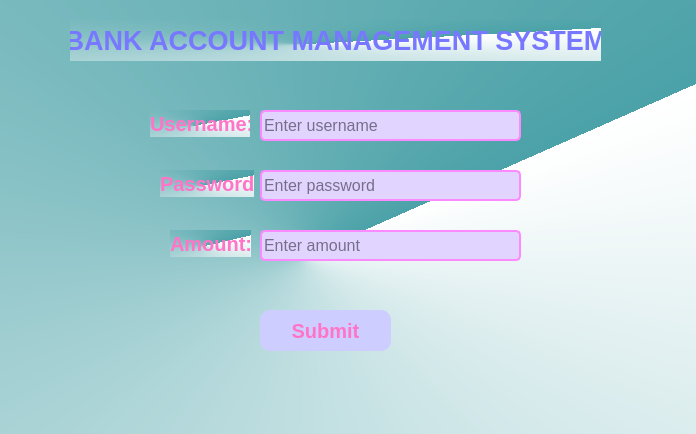
<?xml version="1.0" encoding="UTF-8"?>
<ui version="4.0">
 <class>MainWindow</class>
 <widget class="QMainWindow" name="MainWindow">
  <property name="geometry">
   <rect>
    <x>0</x>
    <y>0</y>
    <width>696</width>
    <height>434</height>
   </rect>
  </property>
  <property name="windowTitle">
   <string>MainWindow</string>
  </property>
  <widget class="QWidget" name="centralwidget">
   <layout class="QVBoxLayout" name="verticalLayout">
    <property name="spacing">
     <number>0</number>
    </property>
    <property name="leftMargin">
     <number>0</number>
    </property>
    <property name="topMargin">
     <number>0</number>
    </property>
    <property name="rightMargin">
     <number>0</number>
    </property>
    <property name="bottomMargin">
     <number>0</number>
    </property>
    <item>
     <widget class="QFrame" name="frame_2">
      <property name="minimumSize">
       <size>
        <width>0</width>
        <height>0</height>
       </size>
      </property>
      <property name="maximumSize">
       <size>
        <width>16777215</width>
        <height>16777215</height>
       </size>
      </property>
      <property name="styleSheet">
       <string notr="true">QFrame{
	background-color: qconicalgradient(cx:0.438, cy:0.591, angle:35.1, stop:0 rgba(75, 162, 168, 255), stop:1 rgba(255, 255, 255, 255));
	border: none;
}</string>
      </property>
      <property name="frameShape">
       <enum>QFrame::Shape::StyledPanel</enum>
      </property>
      <property name="frameShadow">
       <enum>QFrame::Shadow::Raised</enum>
      </property>
      <widget class="QLabel" name="label_2">
       <property name="geometry">
        <rect>
         <x>150</x>
         <y>110</y>
         <width>100</width>
         <height>27</height>
        </rect>
       </property>
       <property name="font">
        <font>
         <pointsize>15</pointsize>
         <bold>true</bold>
        </font>
       </property>
       <property name="styleSheet">
        <string notr="true">QLabel{
	color: #ff74c7;
	border:none;
}</string>
       </property>
       <property name="text">
        <string>Username:</string>
       </property>
      </widget>
      <widget class="QLabel" name="label_3">
       <property name="geometry">
        <rect>
         <x>160</x>
         <y>170</y>
         <width>94</width>
         <height>27</height>
        </rect>
       </property>
       <property name="font">
        <font>
         <pointsize>15</pointsize>
         <bold>true</bold>
        </font>
       </property>
       <property name="styleSheet">
        <string notr="true">QLabel{
	color: #ff74c7;
}</string>
       </property>
       <property name="text">
        <string>Password:</string>
       </property>
      </widget>
      <widget class="QLabel" name="label_4">
       <property name="geometry">
        <rect>
         <x>170</x>
         <y>230</y>
         <width>81</width>
         <height>27</height>
        </rect>
       </property>
       <property name="font">
        <font>
         <pointsize>15</pointsize>
         <bold>true</bold>
        </font>
       </property>
       <property name="styleSheet">
        <string notr="true">QLabel{
	color: #ff74c7;
}</string>
       </property>
       <property name="text">
        <string>Amount:</string>
       </property>
      </widget>
      <widget class="QLineEdit" name="lineEdit_username">
       <property name="geometry">
        <rect>
         <x>260</x>
         <y>110</y>
         <width>261</width>
         <height>31</height>
        </rect>
       </property>
       <property name="font">
        <font>
         <pointsize>12</pointsize>
        </font>
       </property>
       <property name="styleSheet">
        <string notr="true">QLineEdit{
	
	background-color: rgb(225, 213, 255);
	color: rgb(10, 9, 21);
	border: 2px solid rgb(251, 138, 255);
	border-radius: 5px;
	
}</string>
       </property>
       <property name="placeholderText">
        <string>Enter username</string>
       </property>
      </widget>
      <widget class="QLineEdit" name="lineEdit_password">
       <property name="geometry">
        <rect>
         <x>260</x>
         <y>170</y>
         <width>261</width>
         <height>31</height>
        </rect>
       </property>
       <property name="font">
        <font>
         <pointsize>12</pointsize>
        </font>
       </property>
       <property name="styleSheet">
        <string notr="true">QLineEdit{
	
	background-color: rgb(225, 213, 255);
	color: rgb(10, 9, 21);
	border: 2px solid rgb(251, 138, 255);
	border-radius: 5px;
	
}</string>
       </property>
       <property name="placeholderText">
        <string>Enter password</string>
       </property>
      </widget>
      <widget class="QLineEdit" name="lineEdit_amount">
       <property name="geometry">
        <rect>
         <x>260</x>
         <y>230</y>
         <width>261</width>
         <height>31</height>
        </rect>
       </property>
       <property name="font">
        <font>
         <pointsize>12</pointsize>
        </font>
       </property>
       <property name="styleSheet">
        <string notr="true">QLineEdit{
	
	background-color: rgb(225, 213, 255);
	color: rgb(10, 9, 21);
	border: 2px solid rgb(251, 138, 255);
	border-radius: 5px;
	
}</string>
       </property>
       <property name="placeholderText">
        <string>Enter amount</string>
       </property>
      </widget>
      <widget class="QPushButton" name="Submit_pushButton">
       <property name="geometry">
        <rect>
         <x>260</x>
         <y>310</y>
         <width>131</width>
         <height>41</height>
        </rect>
       </property>
       <property name="font">
        <font>
         <pointsize>15</pointsize>
         <bold>true</bold>
        </font>
       </property>
       <property name="styleSheet">
        <string notr="true">QPushButton{
	background-color: #cdcdff;
	border-radius: 10px;
	color: #ff74c7;
}

QPushButton:hover{
	background-color: #d439ff;
	border-radius: 10px;
	border-bottom: 3px solid #550000;
	color: black;
}


QPushButton:pressed{
	background-color: #7777fd;
	border-radius: 10px;
	border-top: 3px solid #fff263;
	color: #aa00ff;
}

</string>
       </property>
       <property name="text">
        <string>Submit</string>
       </property>
      </widget>
      <widget class="QLabel" name="label">
       <property name="geometry">
        <rect>
         <x>70</x>
         <y>20</y>
         <width>531</width>
         <height>41</height>
        </rect>
       </property>
       <property name="font">
        <font>
         <pointsize>20</pointsize>
         <bold>true</bold>
        </font>
       </property>
       <property name="styleSheet">
        <string notr="true">QLabel{
	color: #7777ff;
}
</string>
       </property>
       <property name="text">
        <string>BANK ACCOUNT MANAGEMENT SYSTEM</string>
       </property>
       <property name="alignment">
        <set>Qt::AlignmentFlag::AlignCenter</set>
       </property>
      </widget>
     </widget>
    </item>
   </layout>
  </widget>
 </widget>
 <resources/>
 <connections/>
</ui>
